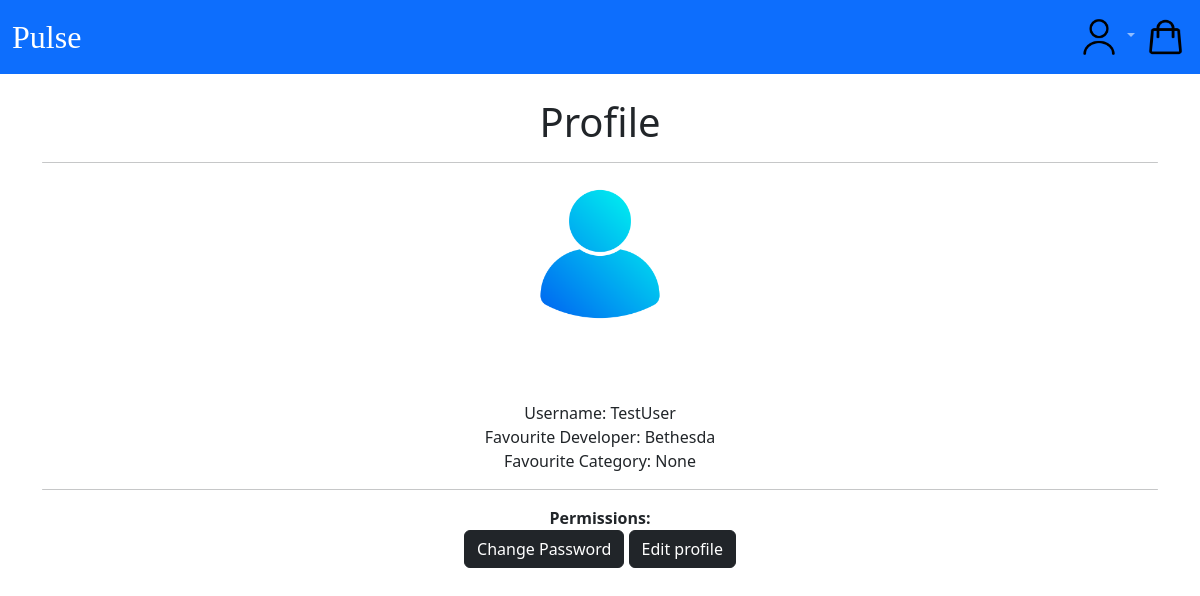
/profile/7/ (signed in), run on an earlier commit of the app's database.
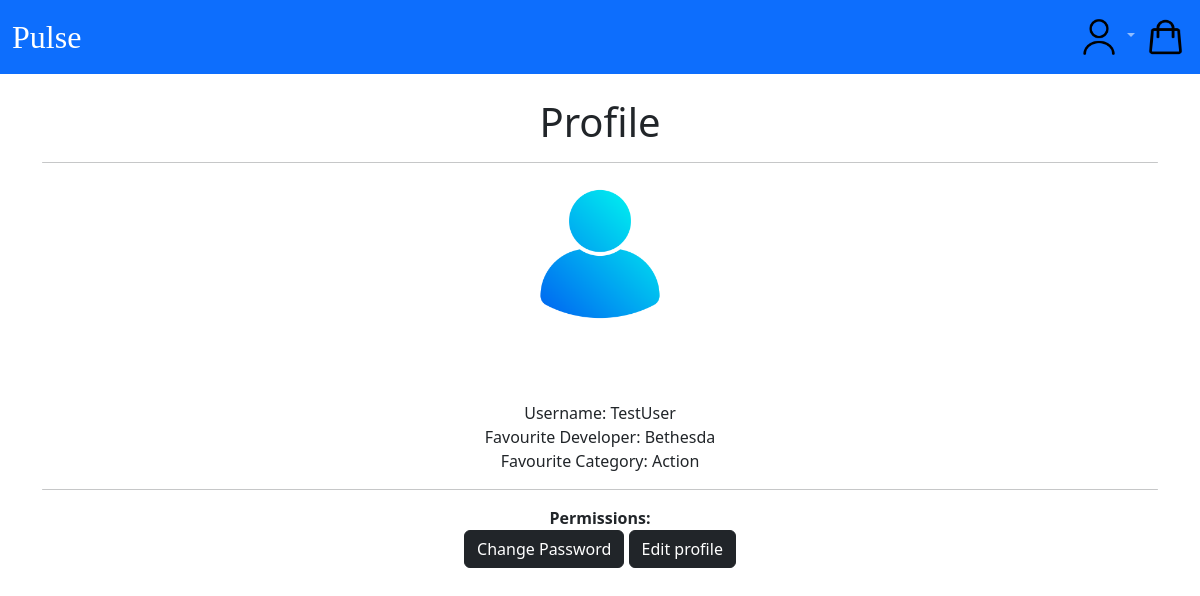
And on a later commit of the database.
### users/models.py (models this page shows, shortened)
class CustomUser(AbstractUser):
    age = models.PositiveIntegerField(null=True, blank=True)

class Profile(models.Model):
    user = models.OneToOneField(
        get_user_model(),
        null=True,
        on_delete=models.CASCADE,
    )
    date_of_birth = models.DateField(blank=True, null=True)
    Developer = models.ForeignKey(Developer, on_delete=models.CASCADE, null=True)
    Category = models.ForeignKey(Category, on_delete=models.CASCADE, null=True)

### pages/models.py (models this page shows, shortened)
class Developer(models.Model):
    id = models.UUIDField(
        primary_key=True,
        default=uuid.uuid4,
        editable=False)
    name = models.CharField(max_length=250, unique=True)
    class Meta:
        ordering = ('name',)
        verbose_name = 'developer'
        verbose_name_plural = 'developers'
    def __str__(self):
        return self.name

class Category(models.Model):
    id = models.UUIDField(
        primary_key=True,
        default=uuid.uuid4,
        editable=False)
    name = models.CharField(max_length=250, unique=True)
    description = models.TextField(blank=True)
    image = models.ImageField(upload_to='covers/', blank=True)
    class Meta:
        ordering = ('name',)
        verbose_name = 'category'
        verbose_name_plural = 'categories'
    def __str__(self):
        return self.name

### users/views.py (the view)
# urls.py: path('profile/<int:pk>/', ProfilePageView.as_view(), name='user_profile'),
class ProfilePageView(DetailView):
    model = Profile
    template_name = 'registration/user_profile.html'

### cart/context_processors.py (called while the page is built)
def counter(request):
    item_count = 0
    if 'admin' in request.path:
        return {}
    else:
        try:
            cart = Cart.objects.filter(cart_id=_cart_id(request))
            cart_items = CartItem.objects.all().filter(cart=cart[:1])
            for cart_item in cart_items:
                item_count += cart_item.quantity
        except Cart.DoesNotExist:
            item_count = 0
    return {'item_count':item_count}

### cart/views.py (called while the page is built)
def _cart_id(request):
    cart = request.session.session_key
    if not cart:
        cart = request.session.create()
    return cart

### users/context_processors.py (called while the page is built)
def user_groups(request):
    if request.user.is_authenticated:
        return {'is_manager': request.user.groups.filter(name='Manager').exists()}
    return {'is_manager': False}

### templates/registration/user_profile.html (shortened to what this page needs)
{% extends 'base.html' %}
{% load static %}
{% block content %}
    <br>
    <div class="text-center">
        <h1>Profile</h1>
        <hr class="rounded">
        <img src="{% static 'images/icon1.png' %}" alt="" height="150rem" width="150rem">
    </div>
    <br>
    <br>
    <div class="text-center">
    <br>
        Username: {{ user.profile.user }}
    <br/>
        Favourite Developer: {{ user.profile.Developer }}
        <br>
        Favourite Category: {{ user.profile.Category }}
        <br>
        <hr class="rounded">
        <strong>Permissions:</strong>
        <br>
        <a href="{% url 'password_change' %}"><button class = "btn btn-dark">Change Password</button></a>
        <a href="{% url 'edit_profile' user.profile.pk %}"><button class="btn btn-dark">Edit profile</button></a>
    </div>
{% endblock content %}

What changed in the data, as far as the page shows it:
changed CustomUser "TestUser": profile.Category "None" → "Action"
